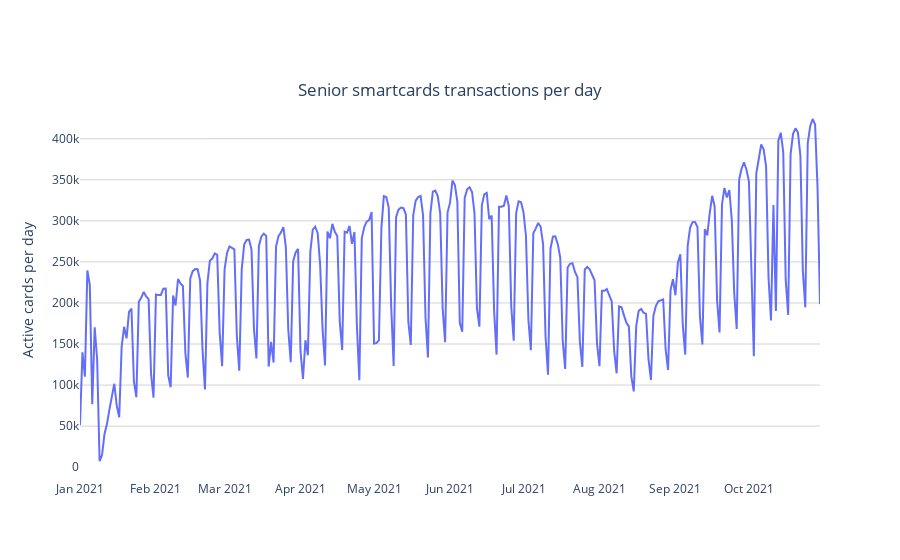

The cell this chart's notebook holds for it:
### Code cell
import plotly.express as px

fig = px.line(meta_df, x="dates", y="num_registers", title='Senior smartcards transactions per day',
              labels={'x': "", 'y':'Number of transactions'})
fig.update_layout(xaxis=dict(showgrid=True),
              yaxis=dict(showgrid=True, gridcolor='lightgrey'),
              plot_bgcolor='white',
              xaxis_title="", yaxis_title="Active cards per day",
              title_x=0.5, title_y=0.85,
)
fig.show()
# fig.write_image(}"total_transactions_per_day.png")

### Figure 1 — Plotly figure (JSON) as saved in the notebook; plotly's stock layout.template omitted (floating-point values rounded to 4 significant figures; data arrays with more than 128 entries replaced by an {"elided": "..."} marker saying what was removed)
{"data": [{"hovertemplate": "dates=%{x}<br>num_registers=%{y}<extra></extra>", "legendgroup": "", "line": {"color": "#636efa", "dash": "solid"}, "marker": {"symbol": "circle"}, "mode": "lines", "name": "", "orientation": "v", "showlegend": false, "type": "scatter", "x": {"elided": "303 str values"}, "xaxis": "x", "y": {"elided": "303 int values"}, "yaxis": "y"}], "layout": {"legend": {"tracegroupgap": 0}, "plot_bgcolor": "white", "title": {"text": "Senior smartcards transactions per day", "x": 0.5, "y": 0.85}, "xaxis": {"anchor": "y", "domain": [0, 1], "showgrid": true, "title": {"text": ""}}, "yaxis": {"anchor": "x", "domain": [0, 1], "gridcolor": "lightgrey", "showgrid": true, "title": {"text": "Active cards per day"}}}}
